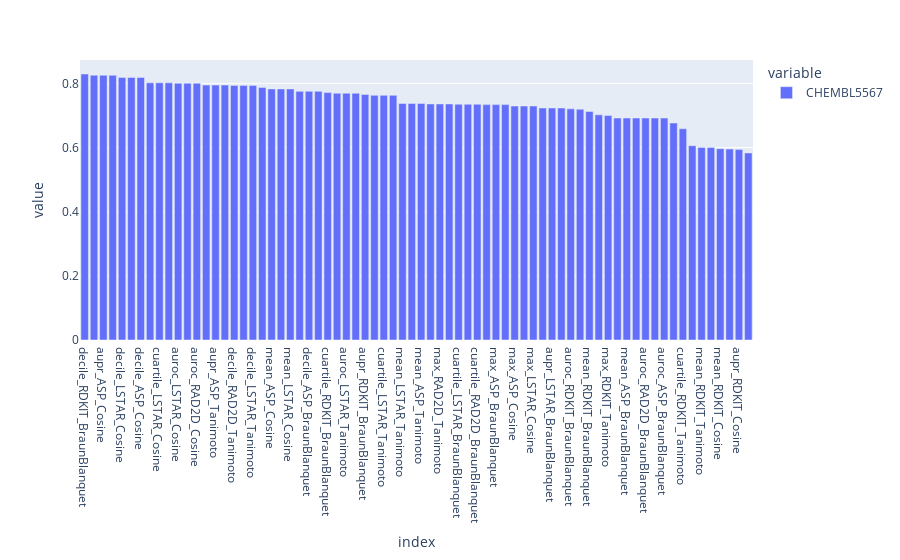

The cell this chart's notebook holds for it:
### Code cell
px.bar(grid_auroc.loc["CHEMBL5567",:].sort_values(ascending=False))

### Figure 1 — Plotly figure (JSON) as saved in the notebook; plotly's stock layout.template omitted (floating-point values rounded to 4 significant figures)
{"data": [{"alignmentgroup": "True", "hovertemplate": "variable=CHEMBL5567<br>index=%{x}<br>value=%{y}<extra></extra>", "legendgroup": "CHEMBL5567", "marker": {"color": "#636efa", "pattern": {"shape": ""}}, "name": "CHEMBL5567", "offsetgroup": "CHEMBL5567", "orientation": "v", "showlegend": true, "textposition": "auto", "type": "bar", "x": ["decile_RDKIT_BraunBlanquet", "aupr_RAD2D_Cosine", "aupr_ASP_Cosine", "aupr_LSTAR_Cosine", "decile_LSTAR_Cosine", "decile_RAD2D_Cosine", "decile_ASP_Cosine", "cuartile_RAD2D_Cosine", "cuartile_LSTAR_Cosine", "cuartile_ASP_Cosine", "auroc_LSTAR_Cosine", "auroc_ASP_Cosine", "auroc_RAD2D_Cosine", "aupr_LSTAR_Tanimoto", "aupr_ASP_Tanimoto", "aupr_RAD2D_Tanimoto", "decile_RAD2D_Tanimoto", "decile_ASP_Tanimoto", "decile_LSTAR_Tanimoto", "decile_RDKIT_Tanimoto", "mean_ASP_Cosine", "mean_RAD2D_Cosine", "mean_LSTAR_Cosine", "decile_RAD2D_BraunBlanquet", "decile_ASP_BraunBlanquet", "decile_LSTAR_BraunBlanquet", "cuartile_RDKIT_BraunBlanquet", "auroc_ASP_Tanimoto", "auroc_LSTAR_Tanimoto", "auroc_RAD2D_Tanimoto", "aupr_RDKIT_BraunBlanquet", "cuartile_RAD2D_Tanimoto", "cuartile_LSTAR_Tanimoto", "cuartile_ASP_Tanimoto", "mean_LSTAR_Tanimoto", "mean_RAD2D_Tanimoto", "mean_ASP_Tanimoto", "max_LSTAR_Tanimoto", "max_RAD2D_Tanimoto", "max_ASP_Tanimoto", "cuartile_LSTAR_BraunBlanquet", "cuartile_ASP_BraunBlanquet", "cuartile_RAD2D_BraunBlanquet", "max_RAD2D_BraunBlanquet", "max_ASP_BraunBlanquet", "max_LSTAR_BraunBlanquet", "max_ASP_Cosine", "max_RAD2D_Cosine", "max_LSTAR_Cosine", "aupr_ASP_BraunBlanquet", "aupr_LSTAR_BraunBlanquet", "aupr_RAD2D_BraunBlanquet", "auroc_RDKIT_BraunBlanquet", "max_RDKIT_BraunBlanquet", "mean_RDKIT_BraunBlanquet", "decile_RDKIT_Cosine", "max_RDKIT_Tanimoto", "mean_LSTAR_BraunBlanquet", "mean_ASP_BraunBlanquet", "mean_RAD2D_BraunBlanquet", "auroc_RAD2D_BraunBlanquet", "auroc_LSTAR_BraunBlanquet", "auroc_ASP_BraunBlanquet", "max_RDKIT_Cosine", "cuartile_RDKIT_Tanimoto", "aupr_RDKIT_Tanimoto", "mean_RDKIT_Tanimoto", "auroc_RDKIT_Cosine", "mean_RDKIT_Cosine", "cuartile_RDKIT_Cosine", "aupr_RDKIT_Cosine", "auroc_RDKIT_Tanimoto"], "xaxis": "x", "y": [0.8291, 0.8252, 0.8252, 0.8252, 0.8185, 0.8185, 0.8185, 0.8017, 0.8017, 0.8017, 0.8003, 0.8003, 0.8003, 0.7945, 0.7945, 0.7945, 0.7935, 0.7935, 0.7935, 0.7868, 0.7826, 0.7826, 0.7826, 0.775, 0.775, 0.775, 0.7711, 0.7691, 0.7691, 0.7691, 0.7654, 0.7625, 0.7625, 0.7625, 0.7373, 0.7373, 0.7373, 0.7357, 0.7357, 0.7357, 0.7348, 0.7348, 0.7348, 0.7336, 0.7336, 0.7336, 0.7292, 0.7292, 0.7292, 0.7232, 0.7232, 0.7232, 0.7205, 0.7194, 0.7122, 0.7019, 0.6996, 0.6919, 0.6919, 0.6919, 0.6917, 0.6917, 0.6917, 0.6763, 0.6586, 0.6054, 0.6004, 0.5999, 0.5963, 0.5951, 0.5941, 0.583], "yaxis": "y"}], "layout": {"barmode": "relative", "legend": {"title": {"text": "variable"}, "tracegroupgap": 0}, "margin": {"t": 60}, "xaxis": {"anchor": "y", "domain": [0, 1], "title": {"text": "index"}}, "yaxis": {"anchor": "x", "domain": [0, 1], "title": {"text": "value"}}}}
